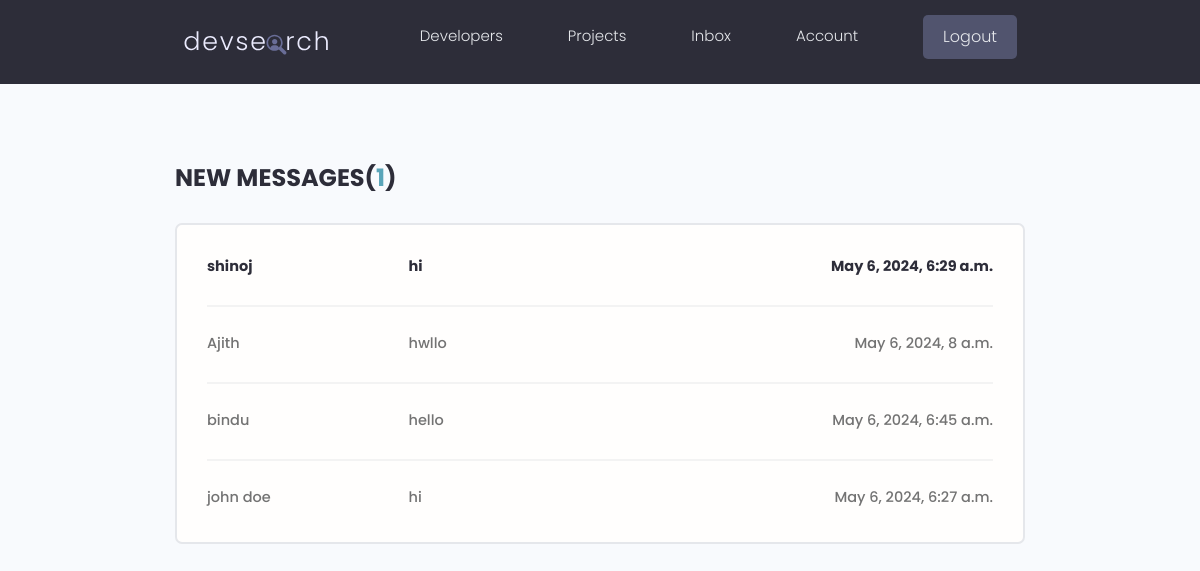
The page /inbox/ (signed in) on the database its author committed.
### users/models.py (models this page shows, shortened)
class Message(models.Model):
    sender = models.ForeignKey(Profile, on_delete=models.SET_NULL, null=True, blank=True)
    recipient = models.ForeignKey(Profile, on_delete=models.SET_NULL, null=True, blank=True, related_name='messages')
    name = models.CharField(max_length=200, null=True, blank=True)
    email = models.EmailField(max_length=200, null=True, blank=True)
    subject = models.CharField(max_length=200, null=True, blank=True)
    body = models.TextField()
    is_read = models.BooleanField(default=False, null=True)
    created = models.DateTimeField(auto_now_add=True)
    id = models.UUIDField(default=uuid.uuid4, unique=True, primary_key=True, editable=False)
    class Meta:
        ordering = ['is_read', '-created']

### users/views.py (the view)
# urls.py: path('inbox/', views.inbox, name= 'inbox'),
@login_required(login_url="login")
def inbox(request):
    profile = request.user.profile
    messageRequests = profile.messages.all()
    unreadCount = messageRequests.filter(is_read=False).count()
    context= {
        'messageRequests':messageRequests,
        'unreadCount':unreadCount,
    }
    return render(request, 'users/inbox.html', context)

### users/templates/users/inbox.html
{% extends 'main.html' %}
{% block content %}
  <main class="inbox my-xl">
    <div class="content-box">
      <h3 class="inbox__title">New Messages(<span>{{ unreadCount }}</span>)</h3>
      <ul class="messages">
        {% for message in messageRequests %}
        {% if message.is_read == False %}
          <li class="message message--unread">
        {% else %}
          <li class="message">
        {% endif %}
          <a href="{% url 'message' message.id %}">
            <span class="message__author">{{message.name}}</span>
            <span class="message__subject">{{message.subject}}</span>
            <span class="message__date">{{message.created}}</span>
          </a>
        </li>
        {% endfor %}
      </ul>
    </div>
  </main>
{% endblock content %}

### static/styles/app.css (style rules this page uses)
:root { --color-sub: #2d2d39; }
.content-box { width: 95%; max-width: 85rem; margin: 0 auto; }
.inbox { height: 90vh; }
.inbox__title, .inbox__title span { font-size: 2.4rem; font-weight: 700; color: var(--color-sub); text-transform: uppercase; text-align: left; margin-bottom: 3rem; }
.inbox__title span { color: var(--color-main); }
.messages { list-style: none; background: var(--color-white); padding: 0.5rem 3rem; border: 2px solid var(--color-light); border-radius: 0.7rem; }
.message { padding: 2.5rem 0; }
.message > a span { font-size: 1.45rem; font-weight: 500; }
.message.message--unread a span { font-weight: 700; color: var(--color-sub); }
.message:not(:last-child) { border-bottom: 2px solid var(--color-white-light); }
.message > a { display: flex; gap: 1rem; }
.message__author, .message__date { flex-basis: 25%; }
.message__subject { flex-basis: 50%; }
.message__date { text-align: right; }

### static/uikit/styles/modules/_variables.css (style rules this page uses)
:root { --color-main: #5aa5b9; --color-main-light: #e6faff; --color-sub: #3f4156; --color-sub-light: #51546e; --color-sub-lighter: #ededfd; --color-text: #737373; --color-gray: #8b8b8b; --color-light: #e5e7eb; --color-light-gray: #767676; --color-bg: #f8fafd; --color-white: #fffefd; --color-white-light: #f3f3f3; --color-success: #359e64; --color-success-bg: #def8e8; --color-error: #fc4b0b; --color-error-bg: #fff2ee; --font-base: 'Poppins', arial, helvetica, 'Segoe UI', roboto, ubuntu, sans-serif; --font-monospace: 'Fira Code', 'Courier New', courier, monospace; --font-regular: 300; --font-medium: 500; --font-bold: 700; --generic-shadow: 1px 1px 5px #00000010; --generic-transition: all 0.3s ease-in-out; }

### static/uikit/styles/modules/_base.css (style rules this page uses)
* { margin: 0; padding: 0; box-sizing: border-box; text-rendering: optimizeLegibility; color: inherit; font-size: inherit; }
html { font-size: 50%; }
@media only screen and (min-width: 480px) { html { font-size: 56.25%; } }
@media only screen and (min-width: 1200px) { html { font-size: 62.5%; } }
body { line-height: 1.6; font-weight: 400; font-size: 1.5rem; color: var(--color-text); background-color: var(--color-bg); min-height: 100vh; }

### static/uikit/styles/modules/_typography.css (style rules this page uses)
* { font-family: var(--font-base); }
h3 { font-size: 3.2rem; font-weight: var(--font-medium); }
p, span, strong { font-size: 1.6rem; color: var(--color-text); font-weight: var(--font-regular); }
a { padding-bottom: 2px; text-decoration: none; display: inline-block; color: var(--color-main); font-weight: var(--font-medium); }

### static/uikit/styles/modules/_utilities.css (style rules this page uses)
.my-xl { margin: 8rem auto; }

### rows shown on the page
Message: name "shinoj", subject "hi", created "May 6, 2024, 6:29 a.m."
Message: name "Ajith", subject "hwllo", created "May 6, 2024, 8 a.m."
Message: name "bindu", subject "hello", created "May 6, 2024, 6:45 a.m."
Message: name "john doe", subject "hi", created "May 6, 2024, 6:27 a.m."

### other values the page prints
{{ unreadCount }} "1"
